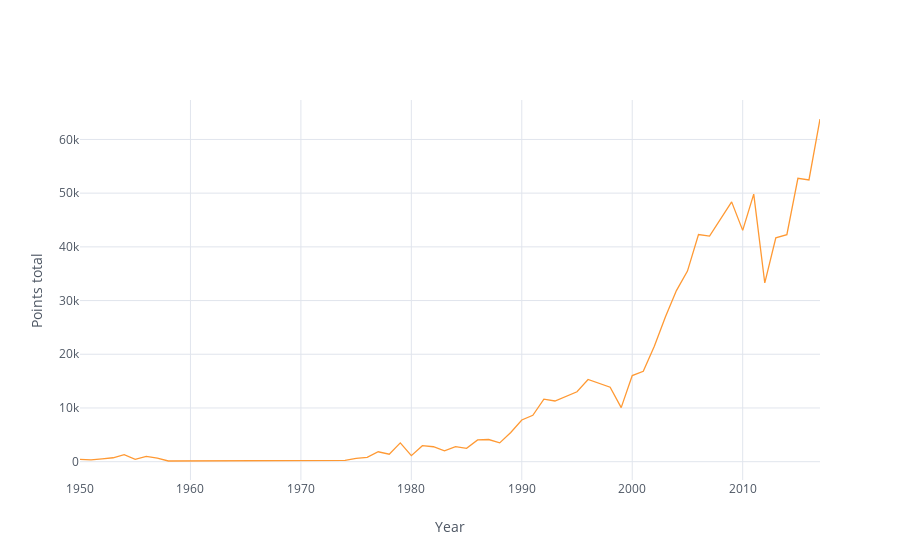

The notebook cell saved with this chart:
### Code cell
stati_by_year['PTS'].iplot(kind='line', xTitle='Year', yTitle='Points total')

### Figure 1 — Plotly figure (JSON) as saved in the notebook; plotly's stock layout.template omitted (floating-point values rounded to 4 significant figures)
{"data": [{"line": {"color": "rgba(255, 153, 51, 1.0)", "dash": "solid", "shape": "linear", "width": 1.3}, "mode": "lines", "name": "PTS", "text": "", "type": "scatter", "uid": "4718afca-2c32-45f5-8ff0-4a5799099e9e", "x": [1950, 1951, 1952, 1953, 1954, 1955, 1956, 1957, 1958, 1974, 1975, 1976, 1977, 1978, 1979, 1980, 1981, 1982, 1983, 1984, 1985, 1986, 1987, 1988, 1989, 1990, 1991, 1992, 1993, 1994, 1995, 1996, 1997, 1998, 1999, 2000, 2001, 2002, 2003, 2004, 2005, 2006, 2007, 2008, 2009, 2010, 2011, 2012, 2013, 2014, 2015, 2016, 2017], "y": [421, 338, 524, 731, 1315, 425, 1001, 673, 128, 229, 600, 817, 1851, 1398, 3506, 1118, 2982, 2784, 2005, 2819, 2492, 4051, 4129, 3507, 5438, 7770, 8644, 11653, 11299, 12225, 13018, 15312, 14576, 13875, 10069, 16029, 16830, 21507, 26920, 31861, 35488, 42293, 41996, 45268, 48373, 43066, 49826, 33276, 41695, 42260, 52768, 52463, 63806]}], "layout": {"legend": {"bgcolor": "#FFFFFF", "font": {"color": "#4D5663"}}, "paper_bgcolor": "#FFFFFF", "plot_bgcolor": "#FFFFFF", "title": {"font": {"color": "#4D5663"}}, "xaxis": {"gridcolor": "#E1E5ED", "showgrid": true, "tickfont": {"color": "#4D5663"}, "title": {"font": {"color": "#4D5663"}, "text": "Year"}, "zerolinecolor": "#E1E5ED"}, "yaxis": {"gridcolor": "#E1E5ED", "showgrid": true, "tickfont": {"color": "#4D5663"}, "title": {"font": {"color": "#4D5663"}, "text": "Points total"}, "zerolinecolor": "#E1E5ED"}}}
